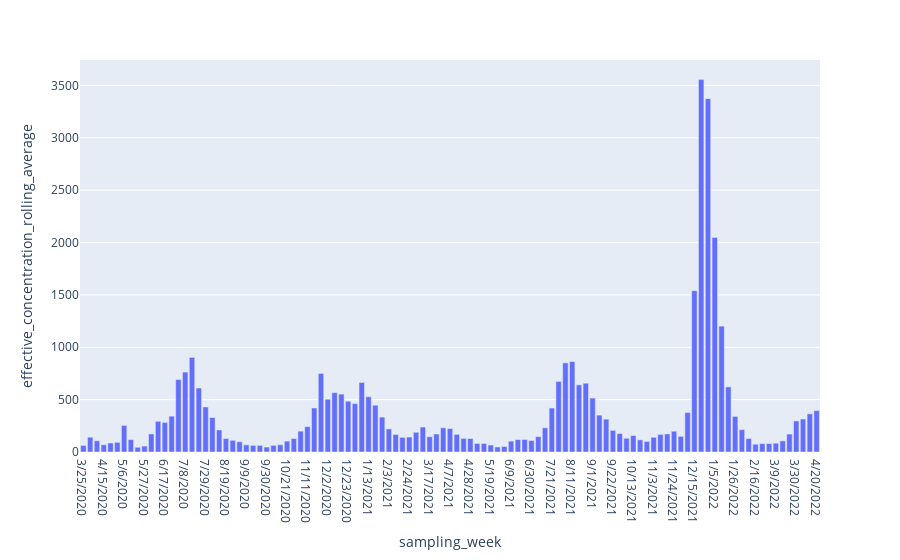

Write notebook code for a chart like this one.
### Code cell
fig = px.bar(Miami_RNA, x='sampling_week', y='effective_concentration_rolling_average')
fig.show()
